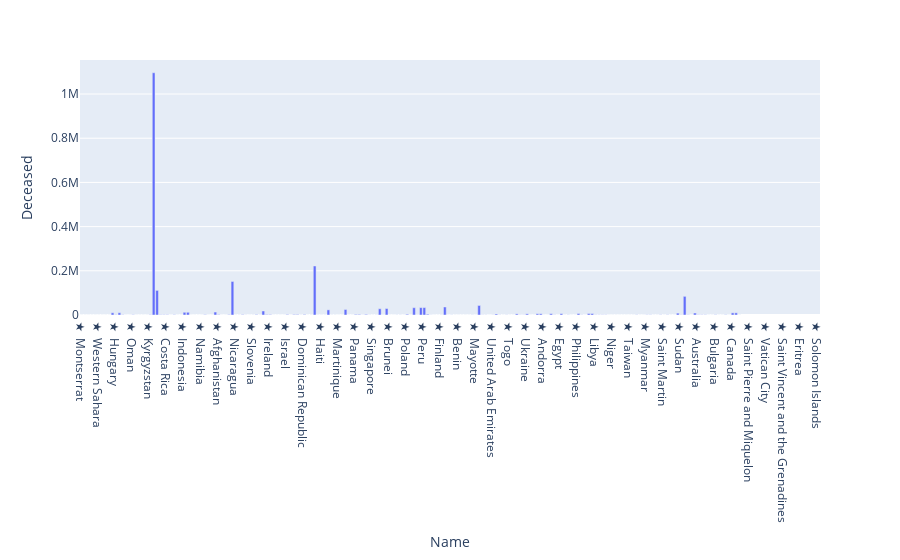

Notebook code cell kept with this figure:
### Markdown cell above
- Here the color of each bar corrosponds to how many people have died.
 - We cannot make out which country has most number of deceased people in a descending order.

### Code cell
# lets visualize world_df based on death poll for top 20 countries.

world_fig = px.bar(world_df.sort_values('Deceased'), x = 'Name', y = 'Deceased')
world_fig.show()

### Figure 1 — Plotly figure (JSON) as saved in the notebook; plotly's stock layout.template omitted (floating-point values rounded to 4 significant figures; data arrays with more than 128 entries replaced by an {"elided": "..."} marker saying what was removed)
{"data": [{"alignmentgroup": "True", "hovertemplate": "Name=%{x}<br>Deceased=%{y}<extra></extra>", "legendgroup": "", "marker": {"color": "#636efa"}, "name": "", "offsetgroup": "", "orientation": "v", "showlegend": false, "textposition": "auto", "type": "bar", "x": {"elided": "216 str values"}, "xaxis": "x", "y": {"elided": "216 str values"}, "yaxis": "y"}], "layout": {"autosize": true, "barmode": "relative", "legend": {"tracegroupgap": 0}, "margin": {"t": 60}, "xaxis": {"anchor": "y", "autorange": true, "domain": [0, 1], "range": [-0.5, 215.5], "title": {"text": "Name"}, "type": "category"}, "yaxis": {"anchor": "x", "autorange": true, "domain": [0, 1], "range": [0, 1154000.0], "title": {"text": "Deceased"}, "type": "linear"}}}
